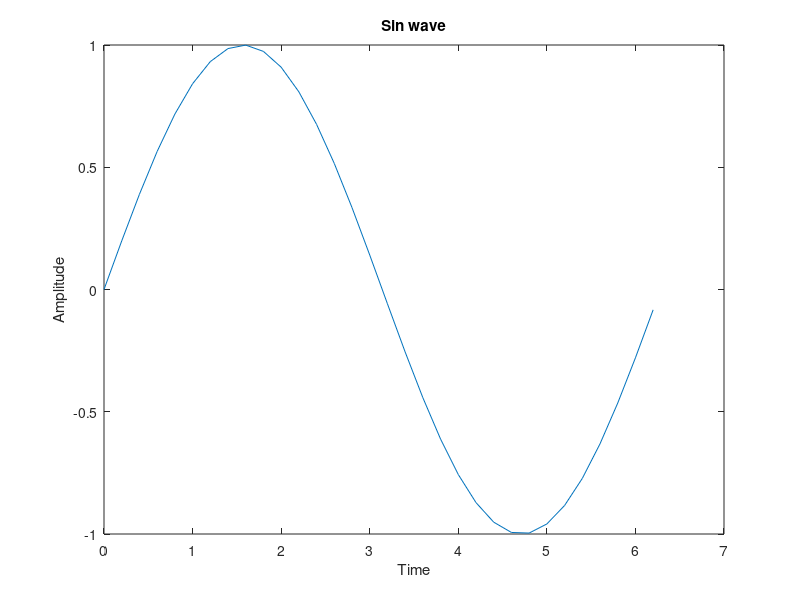
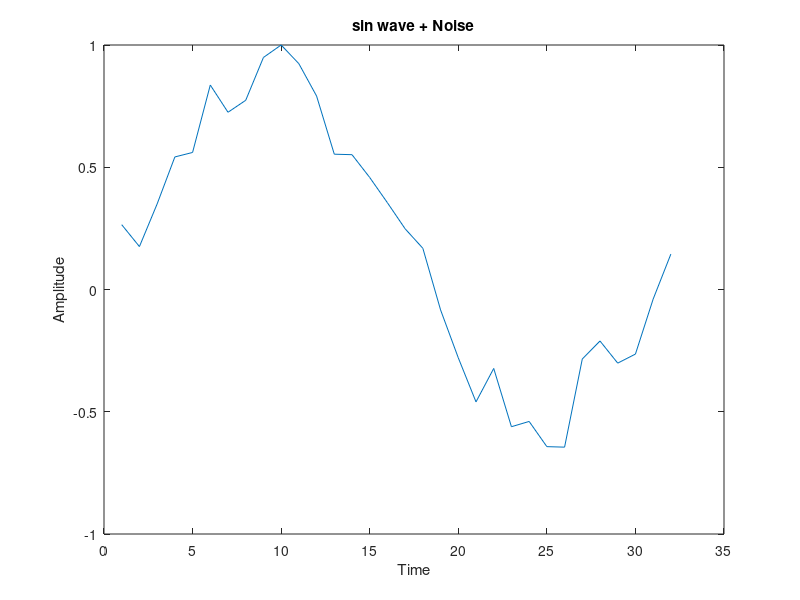
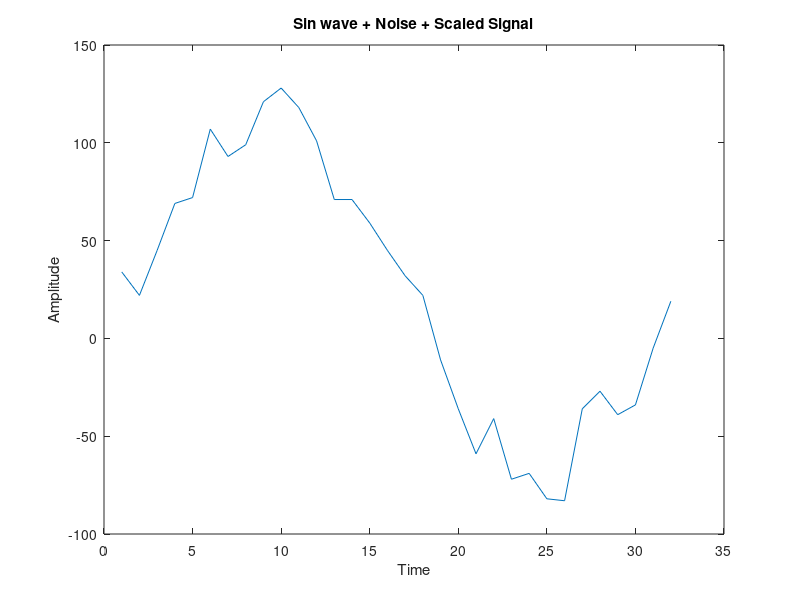

Source code (MATLAB) for these figures, in order:
% Generation of Sin wave of 1 cycle
clc;
close all; clear all;
fs=5;
Am=1;
t=0:1/fs:2*pi;
sin_wave=Am*sin(t);
figure()
plot(t,sin_wave);
xlabel('Time');
ylabel('Amplitude');
title('Sin wave');

%Add a noise
a=0.5; %upper limit of noise
b=0;  %lower limit
noise=(b-a).*rand(length(sin_wave),1)+a;
noise=noise';
sin_noise= (sin_wave + noise); % creating noisy sin signal
sin_norm = sin_noise / max(abs(sin_noise)); % these equation male value lies between 1 to -1
figure()
plot(1:length(sin_norm),sin_norm);% sin_norm on y axis
xlabel('Time');
ylabel('Amplitude');
title('sin wave + Noise');



% Convert From real to integers
total_wordlength =16;
scaling = 7;
sin_noise_integer = round(sin_norm.*(2^scaling));
figure();
plot(1:length(sin_noise_integer),sin_noise_integer);
xlabel('Time');
ylabel('Amplitude');
title('Sin wave + Noise + Scaled Signal');

%convert From integer To binary
sin_noise_in_binary_signed = dec2bin(mod((sin_noise_integer),2^total_wordlength),total_wordlength);
%sin_noise_in_binary_signed = dec2bin(sin_noise_integers, total_wordlength);
yy = cellstr(sin_noise_in_binary_signed);
fid = fopen('signal.data','wt');
fprintf(fid, '%8s\n' ,yy{:});
disp('text file for signal finished');

